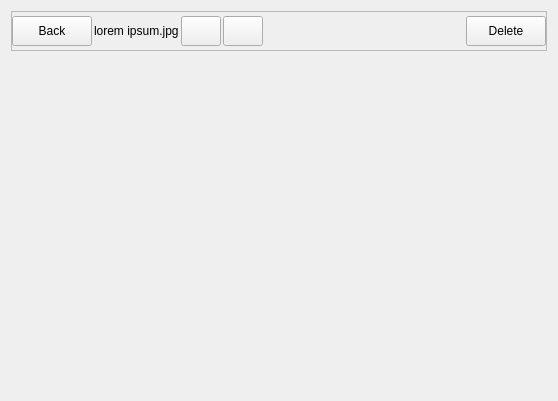
<?xml version="1.0" encoding="UTF-8"?>
<ui version="4.0">
 <class>PictureWidget</class>
 <widget class="QWidget" name="PictureWidget">
  <property name="geometry">
   <rect>
    <x>0</x>
    <y>0</y>
    <width>558</width>
    <height>401</height>
   </rect>
  </property>
  <property name="windowTitle">
   <string>Form</string>
  </property>
  <layout class="QVBoxLayout" name="verticalLayout">
   <item>
    <widget class="QFrame" name="frame">
     <property name="maximumSize">
      <size>
       <width>16777215</width>
       <height>40</height>
      </size>
     </property>
     <property name="frameShape">
      <enum>QFrame::StyledPanel</enum>
     </property>
     <property name="frameShadow">
      <enum>QFrame::Raised</enum>
     </property>
     <property name="lineWidth">
      <number>0</number>
     </property>
     <layout class="QHBoxLayout" name="horizontalLayout">
      <property name="spacing">
       <number>2</number>
      </property>
      <property name="leftMargin">
       <number>0</number>
      </property>
      <property name="topMargin">
       <number>2</number>
      </property>
      <property name="rightMargin">
       <number>0</number>
      </property>
      <property name="bottomMargin">
       <number>2</number>
      </property>
      <item>
       <widget class="QPushButton" name="backButton">
        <property name="minimumSize">
         <size>
          <width>0</width>
          <height>30</height>
         </size>
        </property>
        <property name="text">
         <string>Back</string>
        </property>
        <property name="icon">
         <iconset resource="res/resources.qrc">
          <normaloff>:/icons/back-to-gallery.png</normaloff>:/icons/back-to-gallery.png</iconset>
        </property>
       </widget>
      </item>
      <item>
       <widget class="QLabel" name="nameLabel">
        <property name="text">
         <string>lorem ipsum.jpg</string>
        </property>
       </widget>
      </item>
      <item>
       <widget class="QPushButton" name="previousButton">
        <property name="minimumSize">
         <size>
          <width>0</width>
          <height>30</height>
         </size>
        </property>
        <property name="maximumSize">
         <size>
          <width>50</width>
          <height>16777215</height>
         </size>
        </property>
        <property name="text">
         <string/>
        </property>
        <property name="icon">
         <iconset resource="res/resources.qrc">
          <normaloff>:/icons/photo-previous.png</normaloff>:/icons/photo-previous.png</iconset>
        </property>
       </widget>
      </item>
      <item>
       <widget class="QPushButton" name="nextButton">
        <property name="minimumSize">
         <size>
          <width>0</width>
          <height>30</height>
         </size>
        </property>
        <property name="maximumSize">
         <size>
          <width>50</width>
          <height>16777215</height>
         </size>
        </property>
        <property name="text">
         <string/>
        </property>
        <property name="icon">
         <iconset resource="res/resources.qrc">
          <normaloff>:/icons/photo-next.png</normaloff>:/icons/photo-next.png</iconset>
        </property>
       </widget>
      </item>
      <item>
       <spacer name="horizontalSpacer">
        <property name="orientation">
         <enum>Qt::Horizontal</enum>
        </property>
        <property name="sizeHint" stdset="0">
         <size>
          <width>40</width>
          <height>20</height>
         </size>
        </property>
       </spacer>
      </item>
      <item>
       <widget class="QPushButton" name="deleteButton">
        <property name="minimumSize">
         <size>
          <width>0</width>
          <height>30</height>
         </size>
        </property>
        <property name="text">
         <string>Delete</string>
        </property>
        <property name="icon">
         <iconset resource="res/resources.qrc">
          <normaloff>:/icons/photo-delete.png</normaloff>:/icons/photo-delete.png</iconset>
        </property>
       </widget>
      </item>
     </layout>
    </widget>
   </item>
   <item>
    <widget class="QLabel" name="pictureLabel">
     <property name="text">
      <string/>
     </property>
    </widget>
   </item>
  </layout>
 </widget>
 <resources>
  <include location="res/resources.qrc"/>
 </resources>
 <connections/>
</ui>
